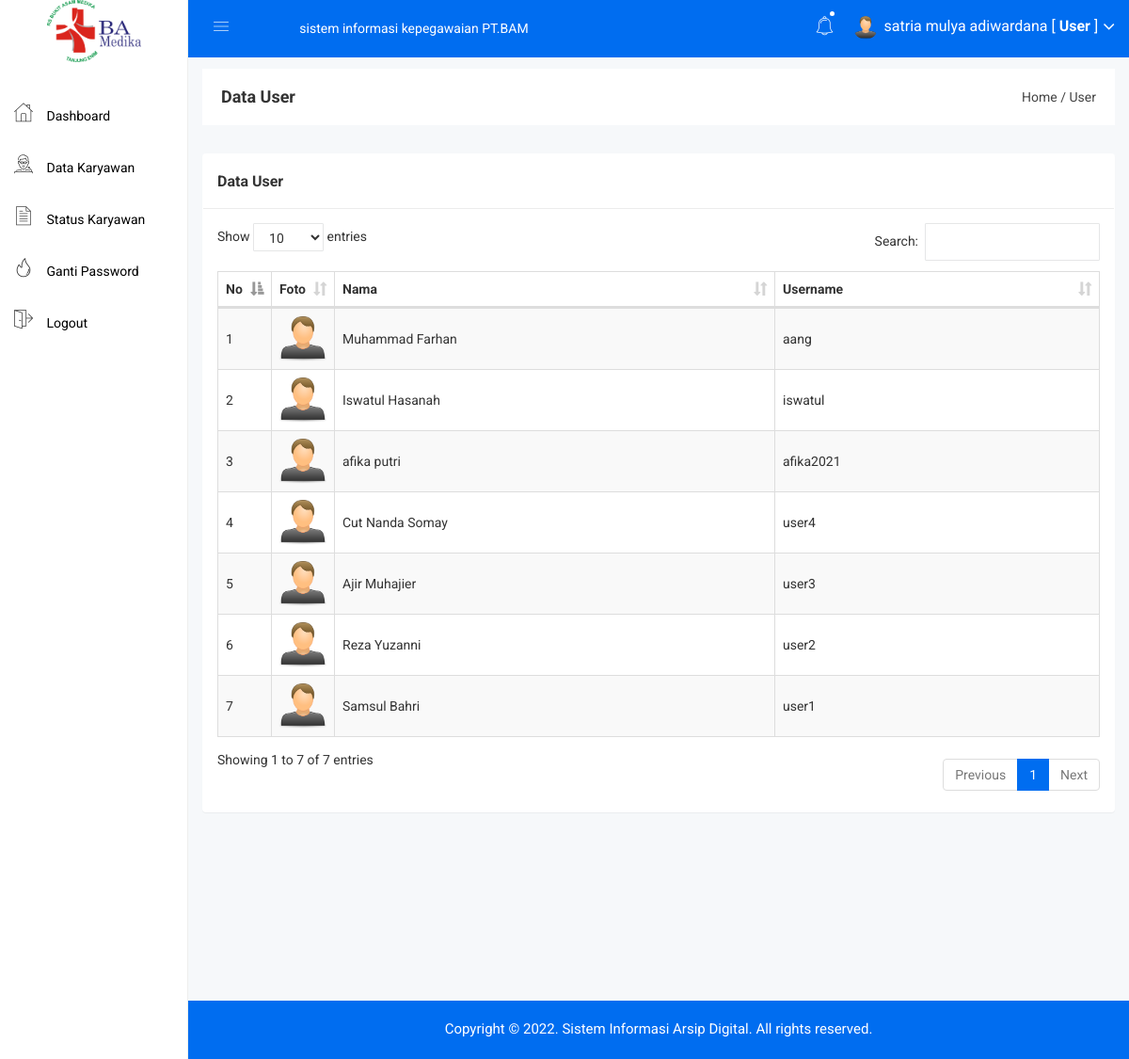
The page /user/user.php (signed in) on the database its author committed.
### tables this page shows
CREATE TABLE `user` (
  `user_id` int(11) NOT NULL,
  `user_nama` varchar(100) NOT NULL,
  `user_username` varchar(100) NOT NULL,
  `user_password` varchar(100) NOT NULL,
  `user_foto` varchar(100) DEFAULT NULL
);

### user/user.php (the view)
<?php include 'header.php'; ?>
<div class="breadcome-area">
    <div class="container-fluid">
        <div class="row">
            <div class="col-lg-12 col-md-12 col-sm-12 col-xs-12">
                <div class="breadcome-list">
                    <div class="row">
                        <div class="col-lg-6 col-md-6 col-sm-6 col-xs-12">
                            <div class="breadcome-heading">
                                <h4 style="margin-bottom: 0px">Data User</h4>
                            </div>
                        </div>
                        <div class="col-lg-6 col-md-6 col-sm-6 col-xs-12">
                            <ul class="breadcome-menu" style="padding-top: 0px">
                                <li><a href="#">Home</a> <span class="bread-slash">/</span></li>
                                <li><span class="bread-blod">User</span></li>
                            </ul>
                        </div>
                    </div>
                </div>
            </div>
        </div>
    </div>
</div>
<div class="container-fluid">
    <div class="panel panel">
        <div class="panel-heading">
            <h3 class="panel-title">Data User</h3>
        </div>
        <div class="panel-body">
            <table id="table" class="table table-bordered table-striped table-hover table-datatable">
                <thead>
                    <tr>
                        <th width="1%">No</th>
                        <th width="5%">Foto</th>
                        <th>Nama</th>
                        <th>Username</th>
                    </tr>
                </thead>
                <tbody>
                    <?php
                    include '../koneksi.php';
                    $no = 1;
                    $user = mysqli_query($koneksi,"SELECT * FROM user ORDER BY user_id DESC");
                    while($p = mysqli_fetch_array($user)){
                        ?>
                        <tr>
                            <td><?php echo $no++; ?></td>
                            <td>
                                <?php
                                if($p['user_foto'] == ""){
                                    ?>
                                    <img class="img-user" src="../gambar/sistem/user.png">
                                    <?php
                                }else{
                                    ?>
                                    <img class="img-user" src="../gambar/user/<?php echo $p['user_foto']; ?>">
                                    <?php
                                }
                                ?>
                            </td>
                            <td><?php echo $p['user_nama'] ?></td>
                            <td><?php echo $p['user_username'] ?></td>
                        </tr>
                        <?php
                    }
                    ?>
                </tbody>
            </table>
        </div>
    </div>
</div>
<?php include 'footer.php'; ?>

### assets/css/main.css (style rules this page uses)
html { color: #222; font-size: 1em; line-height: 1.4; }
audio, canvas, iframe, img, svg, video { vertical-align: middle; }

### assets/css/style.css (style rules this page uses)
.img-user { width: 100px; }
.panel-heading { padding: 20px 15px; border-bottom: 1px solid #ececec; }
td { vertical-align: middle !important; }

### assets/js/DataTables/datatables.css (style rules this page uses)
table.dataTable { clear: both; margin-top: 6px !important; margin-bottom: 6px !important; max-width: none !important; border-collapse: separate !important; }
table.dataTable td, table.dataTable th { -webkit-box-sizing: content-box; box-sizing: content-box; }
table.dataTable thead > tr > th.sorting_asc, table.dataTable thead > tr > th.sorting_desc, table.dataTable thead > tr > th.sorting, table.dataTable thead > tr > td.sorting_asc, table.dataTable thead > tr > td.sorting_desc, table.dataTable thead > tr > td.sorting { padding-right: 30px; }
table.dataTable thead .sorting, table.dataTable thead .sorting_asc, table.dataTable thead .sorting_desc, table.dataTable thead .sorting_asc_disabled, table.dataTable thead .sorting_desc_disabled { cursor: pointer; position: relative; }
table.dataTable thead .sorting:after, table.dataTable thead .sorting_asc:after, table.dataTable thead .sorting_desc:after, table.dataTable thead .sorting_asc_disabled:after, table.dataTable thead .sorting_desc_disabled:after { position: absolute; bottom: 8px; right: 8px; display: block; font-family: 'Glyphicons Halflings'; opacity: 0.5; }
table.dataTable thead .sorting:after { opacity: 0.2; content: "\e150"; }
table.dataTable thead .sorting_asc:after { content: "\e155"; }
table.table-bordered.dataTable th, table.table-bordered.dataTable td { border-left-width: 0; }
table.table-bordered.dataTable th:last-child, table.table-bordered.dataTable th:last-child, table.table-bordered.dataTable td:last-child, table.table-bordered.dataTable td:last-child { border-right-width: 0; }
table.table-bordered.dataTable tbody th, table.table-bordered.dataTable tbody td { border-bottom-width: 0; }

### rows shown on the page
user: user_nama "Muhammad Farhan", user_username "aang"
user: user_nama "Iswatul Hasanah", user_username "iswatul"
user: user_nama "afika putri", user_username "afika2021"
user: user_nama "Cut Nanda Somay", user_username "user4"
user: user_nama "Ajir Muhajier", user_username "user3"
user: user_nama "Reza Yuzanni", user_username "user2"
user: user_nama "Samsul Bahri", user_username "user1"

### other values the page prints
$_SESSION['nama'] "satria mulya adiwardana"
